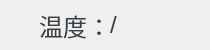
<?xml version="1.0" encoding="UTF-8"?>
<ui version="4.0">
 <class>RightTemperature</class>
 <widget class="QWidget" name="RightTemperature">
  <property name="geometry">
   <rect>
    <x>0</x>
    <y>0</y>
    <width>210</width>
    <height>50</height>
   </rect>
  </property>
  <property name="minimumSize">
   <size>
    <width>210</width>
    <height>50</height>
   </size>
  </property>
  <property name="maximumSize">
   <size>
    <width>210</width>
    <height>50</height>
   </size>
  </property>
  <property name="windowTitle">
   <string>Form</string>
  </property>
  <layout class="QHBoxLayout" name="horizontalLayout">
   <property name="spacing">
    <number>0</number>
   </property>
   <property name="leftMargin">
    <number>0</number>
   </property>
   <property name="topMargin">
    <number>0</number>
   </property>
   <property name="rightMargin">
    <number>0</number>
   </property>
   <property name="bottomMargin">
    <number>0</number>
   </property>
   <item>
    <widget class="QWidget" name="widgetContent" native="true">
     <property name="styleSheet">
      <string notr="true">#widgetContent{
	background-image: url(:/public/right/right_temperature_bg.png);
}</string>
     </property>
     <widget class="QLabel" name="label">
      <property name="geometry">
       <rect>
        <x>40</x>
        <y>0</y>
        <width>70</width>
        <height>50</height>
       </rect>
      </property>
      <property name="minimumSize">
       <size>
        <width>0</width>
        <height>50</height>
       </size>
      </property>
      <property name="maximumSize">
       <size>
        <width>16777215</width>
        <height>50</height>
       </size>
      </property>
      <property name="styleSheet">
       <string notr="true">font-size:24px;
color:#373f44;</string>
      </property>
      <property name="text">
       <string>温度：</string>
      </property>
      <property name="alignment">
       <set>Qt::AlignCenter</set>
      </property>
     </widget>
     <widget class="QLabel" name="labelTemperature">
      <property name="geometry">
       <rect>
        <x>110</x>
        <y>0</y>
        <width>100</width>
        <height>50</height>
       </rect>
      </property>
      <property name="minimumSize">
       <size>
        <width>100</width>
        <height>50</height>
       </size>
      </property>
      <property name="maximumSize">
       <size>
        <width>100</width>
        <height>50</height>
       </size>
      </property>
      <property name="styleSheet">
       <string notr="true">font-size:24px;
color:#373f44;</string>
      </property>
      <property name="text">
       <string>/</string>
      </property>
     </widget>
    </widget>
   </item>
  </layout>
 </widget>
 <resources/>
 <connections/>
</ui>
